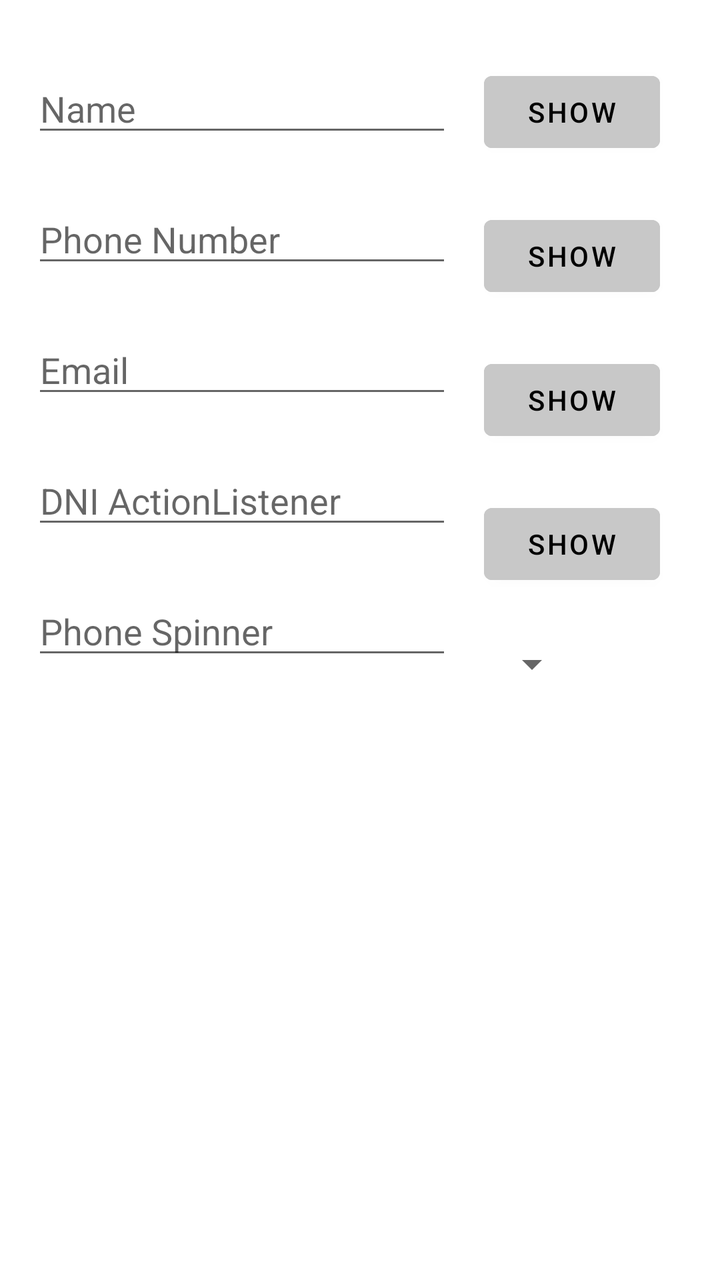
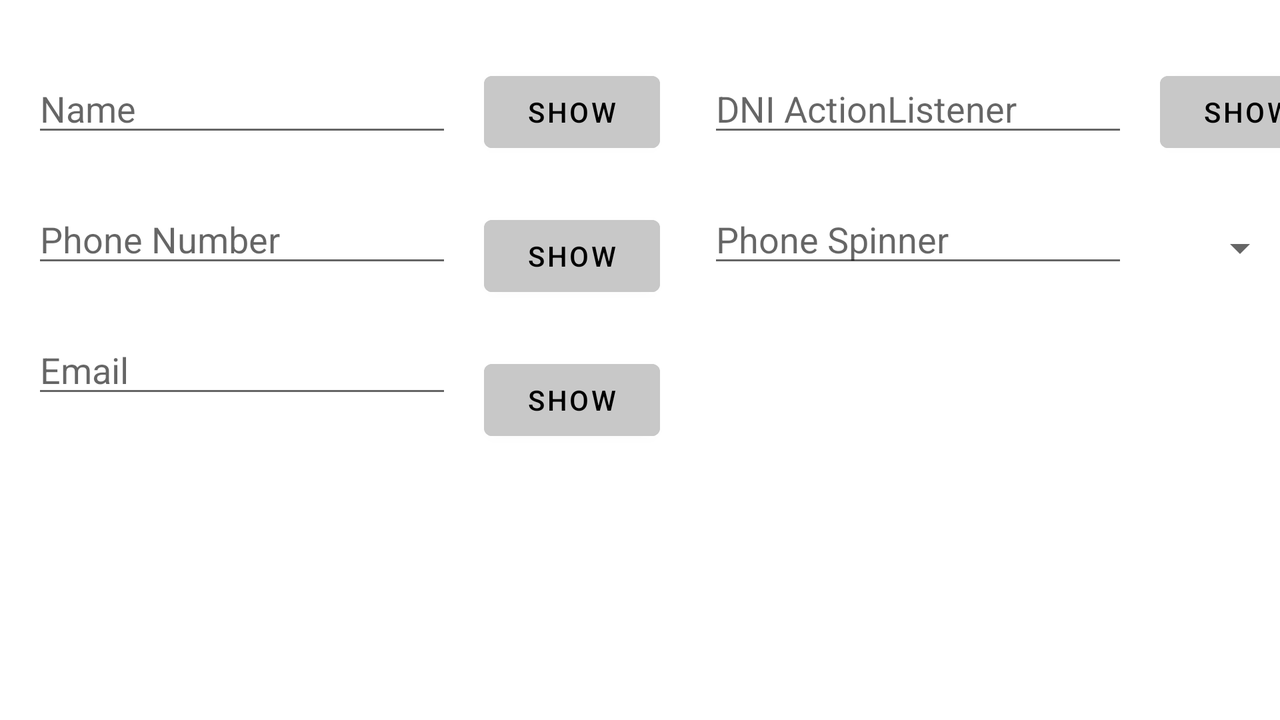

Compare how this app lays out the same screen by default and in its alternative resource folder. The renders come first, then the two layout files and the values they reference.
<!-- AndroidManifest.xml: application theme Theme.Task15 -->
<!-- res/layout/activity_task123.xml -->
<?xml version="1.0" encoding="utf-8"?>
<androidx.constraintlayout.widget.ConstraintLayout xmlns:android="http://schemas.android.com/apk/res/android"
    xmlns:app="http://schemas.android.com/apk/res-auto"
    xmlns:tools="http://schemas.android.com/tools"
    android:layout_width="match_parent"
    android:layout_height="match_parent"
    tools:context=".Task123">

    <Button
        android:id="@+id/showName"
        android:layout_width="wrap_content"
        android:layout_height="wrap_content"
        android:layout_marginStart="16dp"
        android:layout_marginTop="32dp"
        android:backgroundTint="#C8C8C8"
        android:text="SHOW"
        android:textColor="#000000"
        app:layout_constraintStart_toEndOf="@+id/editName"
        app:layout_constraintTop_toTopOf="parent"
        />

    <Button
        android:id="@+id/showNumber"
        android:layout_width="wrap_content"
        android:layout_height="wrap_content"
        android:layout_marginStart="16dp"
        android:layout_marginTop="24dp"
        android:backgroundTint="#C8C8C8"
        android:text="SHOW"
        android:textColor="#000000"
        app:layout_constraintStart_toEndOf="@+id/editNumber"
        app:layout_constraintTop_toBottomOf="@+id/showName" />

    <Button
        android:id="@+id/showDNI"
        android:layout_width="wrap_content"
        android:layout_height="wrap_content"
        android:layout_marginStart="16dp"
        android:layout_marginTop="24dp"
        android:backgroundTint="#C8C8C8"
        android:text="SHOW"
        android:textColor="#000000"
        app:layout_constraintStart_toEndOf="@+id/editTextOnEditorActionListener"
        app:layout_constraintTop_toBottomOf="@+id/showEmail" />

    <EditText
        android:id="@+id/editNumber"
        android:layout_width="wrap_content"
        android:layout_height="wrap_content"
        android:layout_marginStart="16dp"
        android:layout_marginTop="24dp"
        android:ems="10"
        android:hint="Phone Number"
        android:inputType="phone"
        android:text=""
        app:layout_constraintStart_toStartOf="parent"
        app:layout_constraintTop_toBottomOf="@+id/editName" />

    <EditText
        android:id="@+id/editName"
        android:layout_width="wrap_content"
        android:layout_height="wrap_content"
        android:layout_marginStart="16dp"
        android:layout_marginTop="32dp"
        android:ems="10"
        android:inputType="textPersonName"
        android:text=""
        android:hint="Name"
        app:layout_constraintStart_toStartOf="parent"
        app:layout_constraintTop_toTopOf="parent" />

    <EditText
        android:id="@+id/editTextOnEditorActionListener"
        android:layout_width="wrap_content"
        android:layout_height="wrap_content"
        android:layout_marginStart="16dp"
        android:layout_marginTop="24dp"
        android:ems="10"
        android:inputType="textPersonName"
        android:text=""
        android:hint="DNI ActionListener"
        app:layout_constraintStart_toStartOf="parent"
        app:layout_constraintTop_toBottomOf="@+id/editEmail" />

    <EditText
        android:id="@+id/editEmail"
        android:layout_width="wrap_content"
        android:layout_height="wrap_content"
        android:layout_marginStart="16dp"
        android:layout_marginTop="24dp"
        android:ems="10"
        android:hint="Email"
        android:inputType="textEmailAddress"
        android:text=""
        app:layout_constraintStart_toStartOf="parent"
        app:layout_constraintTop_toBottomOf="@+id/editNumber" />

    <Button
        android:id="@+id/showEmail"
        android:layout_width="wrap_content"
        android:layout_height="wrap_content"
        android:layout_marginStart="16dp"
        android:layout_marginTop="24dp"
        android:backgroundTint="#C8C8C8"
        android:text="SHOW"
        android:textColor="#000000"
        app:layout_constraintStart_toEndOf="@+id/editEmail"
        app:layout_constraintTop_toBottomOf="@+id/showNumber" />

    <EditText
        android:id="@+id/editPhoneSpinner"
        android:layout_width="wrap_content"
        android:layout_height="wrap_content"
        android:layout_marginStart="16dp"
        android:layout_marginTop="24dp"
        android:ems="10"
        android:hint="Phone Spinner"
        android:inputType="number"
        android:text=""
        app:layout_constraintStart_toStartOf="parent"
        app:layout_constraintTop_toBottomOf="@+id/editTextOnEditorActionListener" />

    <Spinner
        android:id="@+id/PhoneType"
        android:layout_width="wrap_content"
        android:layout_height="wrap_content"
        android:layout_marginStart="16dp"
        android:layout_marginTop="24dp"
        app:layout_constraintStart_toEndOf="@+id/editPhoneSpinner"
        app:layout_constraintTop_toBottomOf="@+id/showDNI" />

    <TextView
        android:id="@+id/emailSpinnerTextView"
        android:layout_width="wrap_content"
        android:layout_height="wrap_content"
        android:layout_marginStart="16dp"
        android:layout_marginTop="24dp"
        android:text=""
        android:textColor="@color/black"
        app:layout_constraintStart_toStartOf="parent"
        app:layout_constraintTop_toBottomOf="@+id/editPhoneSpinner" />

</androidx.constraintlayout.widget.ConstraintLayout>
<!-- resources referenced by this layout -->
<resources>
  <style name="Theme.Task15" parent="Theme.MaterialComponents.DayNight.DarkActionBar">
          
          <item name="colorPrimary">@color/purple_500</item>
          <item name="colorPrimaryVariant">@color/purple_700</item>
          <item name="colorOnPrimary">@color/white</item>
          
          <item name="colorSecondary">@color/teal_200</item>
          <item name="colorSecondaryVariant">@color/teal_700</item>
          <item name="colorOnSecondary">@color/black</item>
          
          <item name="android:statusBarColor">?attr/colorPrimaryVariant</item>
          
      </style>
</resources>
<!-- res/layout-land/activity_task123.xml (the repository's variant of the layout above) -->
<!-- drawn on the phone turned sideways -->
<?xml version="1.0" encoding="utf-8"?>
<androidx.constraintlayout.widget.ConstraintLayout xmlns:android="http://schemas.android.com/apk/res/android"
    xmlns:app="http://schemas.android.com/apk/res-auto"
    xmlns:tools="http://schemas.android.com/tools"
    android:layout_width="match_parent"
    android:layout_height="match_parent"
    tools:context=".Task123">

    <Button
        android:id="@+id/showName"
        android:layout_width="wrap_content"
        android:layout_height="wrap_content"
        android:layout_marginStart="16dp"
        android:layout_marginTop="32dp"
        android:backgroundTint="#C8C8C8"
        android:text="SHOW"
        android:textColor="#000000"
        app:layout_constraintStart_toEndOf="@+id/editName"
        app:layout_constraintTop_toTopOf="parent" />

    <Button
        android:id="@+id/showNumber"
        android:layout_width="wrap_content"
        android:layout_height="wrap_content"
        android:layout_marginStart="16dp"
        android:layout_marginTop="24dp"
        android:backgroundTint="#C8C8C8"
        android:text="SHOW"
        android:textColor="#000000"
        app:layout_constraintStart_toEndOf="@+id/editNumber"
        app:layout_constraintTop_toBottomOf="@+id/showName" />

    <Button
        android:id="@+id/showDNI"
        android:layout_width="wrap_content"
        android:layout_height="wrap_content"
        android:layout_marginStart="16dp"
        android:layout_marginTop="32dp"
        android:backgroundTint="#C8C8C8"
        android:text="SHOW"
        android:textColor="#000000"
        app:layout_constraintStart_toEndOf="@+id/editTextOnEditorActionListener"
        app:layout_constraintTop_toTopOf="parent" />

    <EditText
        android:id="@+id/editNumber"
        android:layout_width="wrap_content"
        android:layout_height="wrap_content"
        android:layout_marginStart="16dp"
        android:layout_marginTop="24dp"
        android:ems="10"
        android:hint="Phone Number"
        android:inputType="phone"
        android:text=""
        app:layout_constraintStart_toStartOf="parent"
        app:layout_constraintTop_toBottomOf="@+id/editName" />

    <EditText
        android:id="@+id/editName"
        android:layout_width="wrap_content"
        android:layout_height="wrap_content"
        android:layout_marginStart="16dp"
        android:layout_marginTop="32dp"
        android:ems="10"
        android:inputType="textPersonName"
        android:text=""
        android:hint="Name"
        app:layout_constraintStart_toStartOf="parent"
        app:layout_constraintTop_toTopOf="parent" />

    <EditText
        android:id="@+id/editTextOnEditorActionListener"
        android:layout_width="wrap_content"
        android:layout_height="wrap_content"
        android:layout_marginStart="24dp"
        android:layout_marginTop="32dp"
        android:ems="10"
        android:hint="DNI ActionListener"
        android:inputType="textPersonName"
        android:text=""
        app:layout_constraintStart_toEndOf="@+id/showName"
        app:layout_constraintTop_toTopOf="parent" />

    <EditText
        android:id="@+id/editEmail"
        android:layout_width="wrap_content"
        android:layout_height="wrap_content"
        android:layout_marginStart="16dp"
        android:layout_marginTop="24dp"
        android:ems="10"
        android:hint="Email"
        android:inputType="textEmailAddress"
        android:text=""
        app:layout_constraintStart_toStartOf="parent"
        app:layout_constraintTop_toBottomOf="@+id/editNumber" />

    <Button
        android:id="@+id/showEmail"
        android:layout_width="wrap_content"
        android:layout_height="wrap_content"
        android:layout_marginStart="16dp"
        android:layout_marginTop="24dp"
        android:backgroundTint="#C8C8C8"
        android:text="SHOW"
        android:textColor="#000000"
        app:layout_constraintStart_toEndOf="@+id/editEmail"
        app:layout_constraintTop_toBottomOf="@+id/showNumber" />

    <EditText
        android:id="@+id/editPhoneSpinner"
        android:layout_width="wrap_content"
        android:layout_height="wrap_content"
        android:layout_marginStart="24dp"
        android:layout_marginTop="24dp"
        android:ems="10"
        android:hint="Phone Spinner"
        android:inputType="textEmailAddress"
        android:text=""
        app:layout_constraintStart_toEndOf="@+id/showNumber"
        app:layout_constraintTop_toBottomOf="@+id/editTextOnEditorActionListener" />

    <Spinner
        android:id="@+id/PhoneType"
        android:layout_width="wrap_content"
        android:layout_height="wrap_content"
        android:layout_marginStart="32dp"
        android:layout_marginTop="32dp"
        app:layout_constraintStart_toEndOf="@+id/editPhoneSpinner"
        app:layout_constraintTop_toBottomOf="@+id/showDNI" />

    <TextView
        android:id="@+id/emailSpinnerTextView"
        android:layout_width="wrap_content"
        android:layout_height="wrap_content"
        android:layout_marginStart="24dp"
        android:layout_marginTop="24dp"
        android:text=""
        android:textColor="@color/black"
        app:layout_constraintStart_toEndOf="@+id/showEmail"
        app:layout_constraintTop_toBottomOf="@+id/editPhoneSpinner" />

</androidx.constraintlayout.widget.ConstraintLayout>
